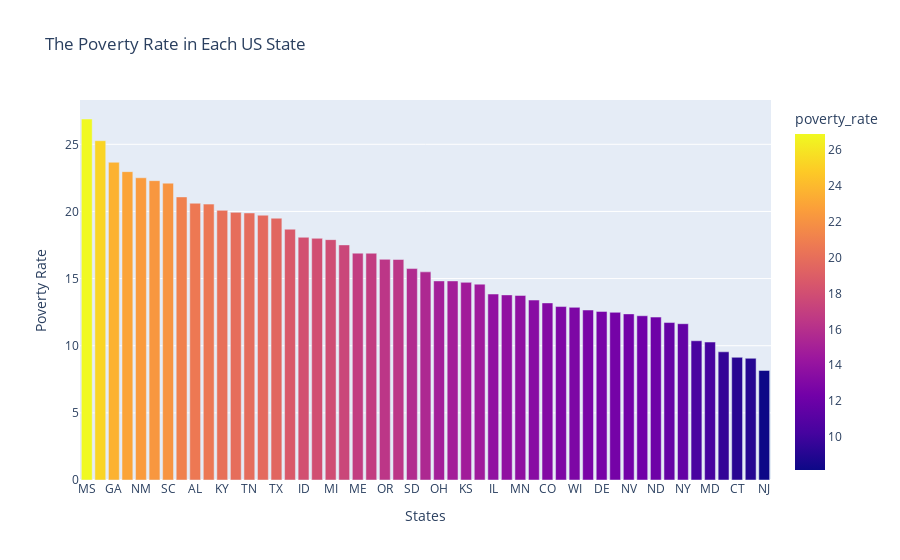

The code cell stored with this chart in its notebook:
### Code cell
# Matplotlib and Plotly can not be used at the same time.

fig = px.bar(
    data_frame=df_poverty_rate,
    x="Geographic Area",
    y="poverty_rate",
    color="poverty_rate",
    title="The Poverty Rate in Each US State"
)

fig.update_layout(
    xaxis_title="States",
    yaxis_title="Poverty Rate"
)

fig.show()

### Figure 1 — Plotly figure (JSON) as saved in the notebook; plotly's stock layout.template omitted (floating-point values rounded to 4 significant figures)
{"data": [{"hovertemplate": "Geographic Area=%{x}<br>poverty_rate=%{marker.color}<extra></extra>", "legendgroup": "", "marker": {"color": [26.88, 25.27, 23.66, 22.96, 22.51, 22.29, 22.11, 21.08, 20.61, 20.55, 20.08, 19.93, 19.89, 19.72, 19.5, 18.68, 18.08, 18.0, 17.9, 17.51, 16.89, 16.89, 16.44, 16.42, 15.75, 15.5, 14.83, 14.83, 14.72, 14.59, 13.85, 13.79, 13.75, 13.4, 13.19, 12.92, 12.86, 12.66, 12.56, 12.49, 12.37, 12.23, 12.13, 11.72, 11.64, 10.37, 10.27, 9.546, 9.138, 9.064, 8.161], "coloraxis": "coloraxis", "pattern": {"shape": ""}}, "name": "", "orientation": "v", "showlegend": false, "textposition": "auto", "type": "bar", "x": ["MS", "AZ", "GA", "AR", "NM", "LA", "SC", "WV", "AL", "OK", "KY", "MO", "TN", "NC", "TX", "AK", "ID", "DC", "MI", "FL", "ME", "CA", "OR", "MT", "SD", "IN", "OH", "WA", "KS", "VA", "IL", "VT", "MN", "HI", "CO", "NE", "WI", "NH", "DE", "PA", "NV", "IA", "ND", "UT", "NY", "RI", "MD", "MA", "CT", "WY", "NJ"], "xaxis": "x", "y": [26.88, 25.27, 23.66, 22.96, 22.51, 22.29, 22.11, 21.08, 20.61, 20.55, 20.08, 19.93, 19.89, 19.72, 19.5, 18.68, 18.08, 18.0, 17.9, 17.51, 16.89, 16.89, 16.44, 16.42, 15.75, 15.5, 14.83, 14.83, 14.72, 14.59, 13.85, 13.79, 13.75, 13.4, 13.19, 12.92, 12.86, 12.66, 12.56, 12.49, 12.37, 12.23, 12.13, 11.72, 11.64, 10.37, 10.27, 9.546, 9.138, 9.064, 8.161], "yaxis": "y"}], "layout": {"barmode": "relative", "coloraxis": {"colorbar": {"title": {"text": "poverty_rate"}}, "colorscale": [[0, "#0d0887"], [0.1111, "#46039f"], [0.2222, "#7201a8"], [0.3333, "#9c179e"], [0.4444, "#bd3786"], [0.5556, "#d8576b"], [0.6667, "#ed7953"], [0.7778, "#fb9f3a"], [0.8889, "#fdca26"], [1, "#f0f921"]]}, "legend": {"tracegroupgap": 0}, "title": {"text": "The Poverty Rate in Each US State"}, "xaxis": {"anchor": "y", "domain": [0, 1], "title": {"text": "States"}}, "yaxis": {"anchor": "x", "domain": [0, 1], "title": {"text": "Poverty Rate"}}}}
